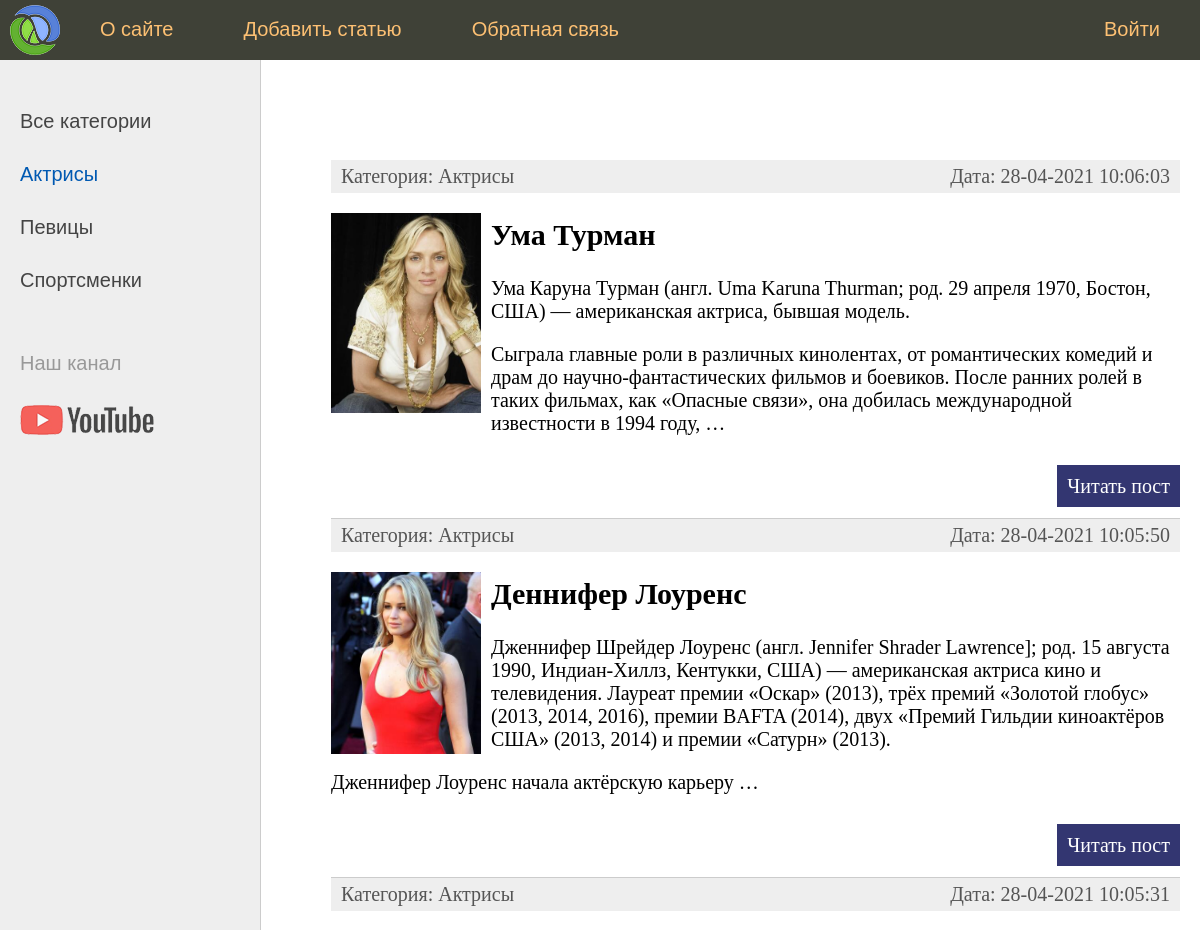
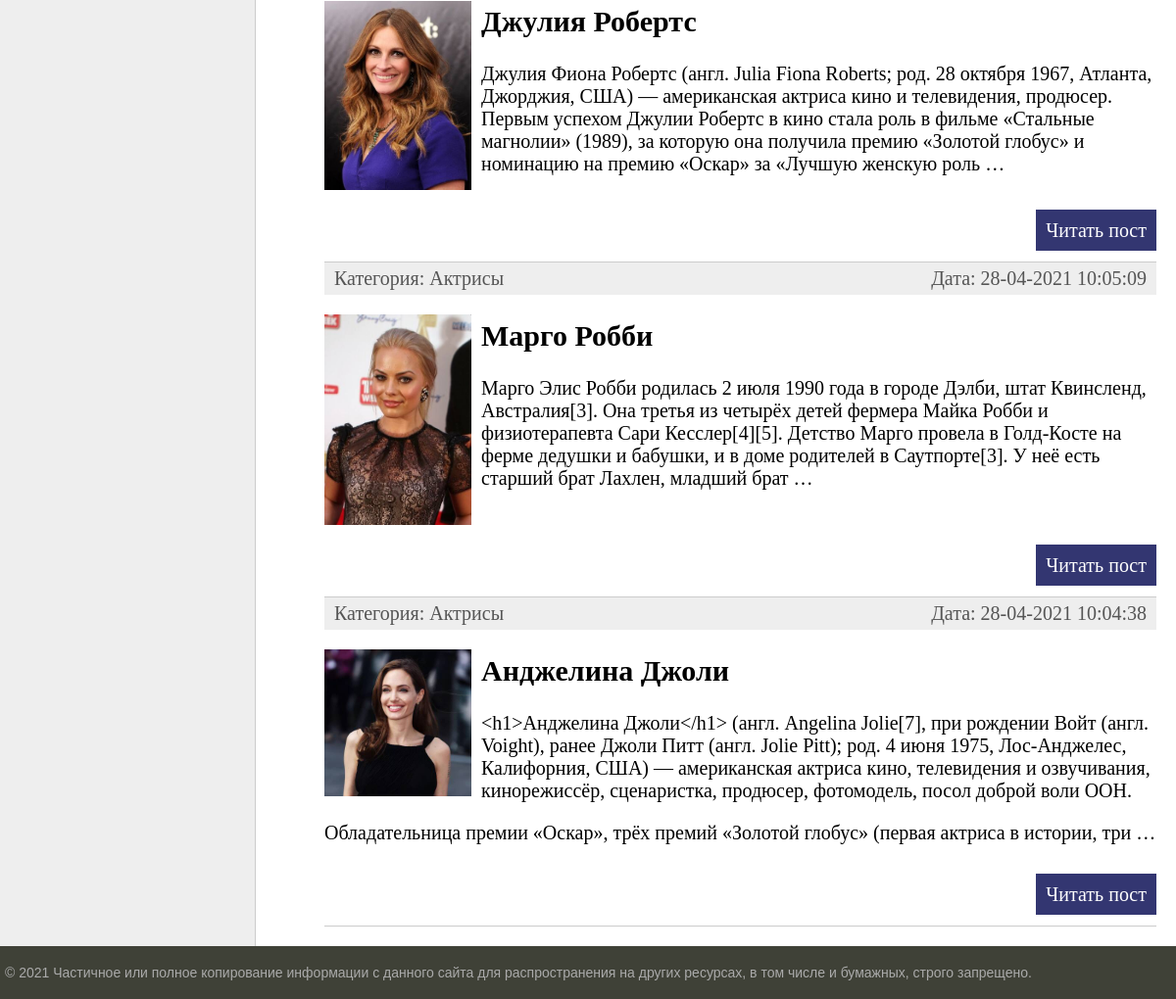
The page /categories/aktrisy/ (signed in) on the database its author committed (2 pictures, top to bottom).
### women/models.py (models this page shows, shortened)
class Category(models.Model):
    name = models.CharField(max_length=100, db_index=True, verbose_name="Категория")
    slug = models.SlugField(max_length=255, unique=True, db_index=True, verbose_name='URL')
    def __str__(self):
        return self.name
    def get_absolute_url(self):
        return reverse('category', kwargs={'cat_slug': self.slug})
    class Meta:
        verbose_name = 'Категория'
        verbose_name_plural = 'Категории'
        ordering = ['id']

class Women(models.Model):
    title = models.CharField(max_length=255, verbose_name="Заголовок")
    slug = models.SlugField(max_length=255, unique=True, db_index=True, verbose_name='URL')
    content = models.TextField(blank=True, verbose_name="Текст статьи")
    photo = models.ImageField(upload_to="photos/%Y/%m/%d/", verbose_name="Фото")
    time_create = models.DateTimeField(auto_now_add=True, verbose_name="Время создания")
    time_update = models.DateTimeField(auto_now=True, verbose_name="Время изменения")
    is_published = models.BooleanField(default=True, verbose_name="Публикация")
    cat = models.ForeignKey('Category', on_delete=models.PROTECT, verbose_name="Категории")
    def get_absolute_url(self):
        return reverse('post', kwargs={'post_slug': self.slug})
    class Meta:
        verbose_name = 'Известные женщины'
        verbose_name_plural = 'Известные женщины'
        ordering = ['-time_create', 'title']

### women/views.py (the view)
# urls.py: path('categories/<slug:cat_slug>/', WomenCategory.as_view(), name='category'),
class WomenCategory(DataMixin, ListView):
    model = Women
    template_name = 'women/index.html'
    context_object_name = 'posts'
    allow_empty = False
    def get_context_data(self, *, object_list=None, **kwargs):
        context = super().get_context_data(**kwargs)
        c_def = self.get_user_context(title='Категория - ' + str(context['posts'][0].cat),
                                      cat_selected=context['posts'][0].cat_id)
        return {**context, **c_def}
    def get_queryset(self):
        return Women.objects.filter(cat__slug=self.kwargs['cat_slug'], is_published=True)

### women/utils.py (called while the page is built)
    def get_user_context(self, **kwargs):
        context = kwargs
        cats = Category.objects.annotate(Count('women'))
        user_menu = menu.copy()
        if not self.request.user.is_authenticated:
            user_menu.pop(1)
        context['menu'] = user_menu
        context['cats'] = cats
        if 'cat_selected' not in context:
            context['cat_selected'] = 0
        return context

### women/templates/women/index.html (shortened to what this page needs)
{% extends 'women/base.html' %}
{% block content %}
<ul class="list-articles">
    {% for p in posts %}
    <li>
        <div class="article-panel">
            <p class="first">Категория: {{p.cat}}</p>
            <p class="last">Дата: {{p.time_update|date:"d-m-Y H:i:s"}}</p>
        </div>
        {% if p.photo %}
            <p><img class="img-article-left thumb" src="{{p.photo.url}}"></p>
        {% endif %}
        <h2>{{p.title}}</h2>
        {% autoescape on %}
            {{p.content|linebreaks|truncatewords:50}}
        {% endautoescape %}
        <p class="link-read-post"><a href="{{ p.get_absolute_url }}">Читать пост</a></p>
    </li>
    {% endfor %}
</ul>
{% endblock %}

### women/templates/women/base.html (shortened to what this page needs)
{% load static %}
{% load women_tags %}
<!DOCTYPE html>
<html>
<head>
	<link type="text/css" href="{% static 'women/css/styles.css' %}" rel="stylesheet" />
</head>
<body>
<table class="table-page" border=0 cellpadding="0" cellspacing="0">
<tr><td valign=top>
{% block mainmenu %}
		<div class="header">
			<ul id="mainmenu" class="mainmenu">
			<li class="logo"><a href="{% url 'home' %}"><div class="logo"></div></a></li>
{% for m in menu %}
	{% if not forloop.last %}
			<li><a href="{% url m.url_name %}">{{m.title}}</a></li>
	{% else %}
			<li class="last"><a href="{% url m.url_name %}">{{m.title}}</a></li>
	{% endif %}
{% endfor %}
			</ul>
		</div>
{% endblock mainmenu %}
<table class="table-content" border=0 cellpadding="0" cellspacing="0">
<tr>
	<td valign="top" class="left-chapters">
	<ul id="leftchapters">
{% if cat_selected == 0 %}
		<li class="selected">Все категории</li>
{% else %}
		<li><a href="{% url 'home' %}">Все категории</a></li>
{% endif %}
{% for c in cats %}
{% if c.women__count > 0 %}
	{% if c.pk == cat_selected %}
		<li class="selected">{{c.name}}</li>
	{% else %}
		<li><a href="{{ c.get_absolute_url }}"> {{ c.name }}</a></li>
	{% endif %}
{% endif %}
{% endfor %}
		<li class="share">
		<p>Наш канал</p>
		<a class="share-yt" href="https://www.youtube.com/channel/UClJzWfGWuGJL2t-3dYKcHTA/playlists" target="_blank" rel="nofollow"></a>
		</li>
	</ul>
</td>
<td valign="top" class="content">
	<div class="content-text">
{% block content %}
{% endblock %}
	</div>
</td></tr></table>
</td></tr>
<tr><td valign=top>
	<div id="footer">
		<p>&copy; 2021 Частичное или полное копирование информации с данного сайта для распространения на других ресурсах, в том числе и бумажных, строго запрещено.</p>
	</div>
</td></tr></table>
</body>
</html>

### women/static/women/css/styles.css (style rules this page uses)
html, body { font-family: 'Arial'; margin: 0; padding: 0; height: 100%; width: 100%; color: #444; }
a { color: #0059b2; text-decoration: none; }
img { max-width: 600px; height: auto; }
img.img-article-left { max-width: 300px; height: auto; float: left; padding: 0 10px 10px 0; }
img.img-article-left.thumb { max-width: 150px; height: auto; }
p.link-read-post { text-align: right; }
p.link-read-post a { padding: 10px; min-width: 100px; background: #333671; color: #fff; text-decoration: none; }
div.article-panel { background: #eee; padding: 5px 10px 5px 10px; box-sizing border-box; overflow: hidden; color: #555; }
div.article-panel p.first { margin: 0; float: left; }
div.article-panel p.last { margin: 0; float: right; }
ul.list-articles { list-style: none; margin: 0; padding: 0; }
ul.list-articles li { border-bottom: 1px solid #ccc; }
.table-page { width: 100%; height: 100%; vertical-align: top; }
.table-page tr { height: 100%; }
.header { background: #3F4137; height: 60px; }
.logo { background: url('../images/logo.png') no-repeat 10px 5px; width: 70px; height: 60px; }
ul.mainmenu { list-style: none; margin: 0; padding: 0; height: 60px; color: #fdc073; font-size: 20px; overflow: hidden; }
ul.mainmenu li { float: left; margin: 18px 40px 0 30px; }
ul.mainmenu li.logo { margin: 0; }
ul.mainmenu li.last { float: right; }
ul.mainmenu li a { color: #fdc073; text-decoration: none; }
.table-content { width: 100%; min-height: 100%; height: 100%; }
.left-chapters { margin: 0; background: #eee; border-right: 1px solid #ccc; min-height: 100%; }
.left-chapters ul { width: 230px; min-height: 100%; margin: 0; padding: 20px 10px 10px 20px; list-style: none; font-size: 20px; }
.left-chapters ul li { margin: 30px 0 0 0; color: #999; }
.left-chapters ul li.selected { color: #0059b2; }
.left-chapters ul li a { color: #444; text-decoration: none; }
.left-chapters ul li.share { margin: 60px 0 0 0; }
.left-chapters ul li.share p { margin: 30px 0 30px 0; }
.left-chapters ul li.share a { display: inline-block; width: 40px; height: 40px; margin: 0 20px 0 0; }
.left-chapters ul li.share a.share-yt { width: 100%; height: 30px; background: url('../images/share_yt.png') no-repeat 0 0 }
.content { padding: 40px 20px 20px 40px; width: 100%; box-sizing: border-box; }
.content-text { margin: 60px 0 0 30px; color: #000; font-size: 20px; font-family: Yandex Sans Display Light; }
#footer { box-sizing: border-box; background: #3F4137; padding: 5px; color: #aaa; font-size: 14px; font-family: Verdana, Geneva, Arial, Helvetica; text-align: left; overflow: hidden; }

### rows shown on the page
Category: name "Актрисы"
Category: name "Певицы"
Category: name "Спортсменки"
Women: cat "Актрисы", time_update "28-04-2021 10:06:03", photo (picture), title "Ума Турман", content "Ума Каруна Турман (англ. Uma Karuna Thurman; род. 29 апреля 1970, Бостон, США) — американская актриса, бывшая модель. Сыграла главные роли в различных кинолентах, от романтических комедий и драм до научно-фантастических фильмов и боевиков. После ранних ролей в таких фильмах, как «Опасные связи», она добилась международной известности в 1994 году, …"
Women: cat "Актрисы", time_update "28-04-2021 10:05:50", photo (picture), title "Деннифер Лоуренс", content "Дженнифер Шрейдер Лоуренс (англ. Jennifer Shrader Lawrence]; род. 15 августа 1990, Индиан-Хиллз, Кентукки, США) — американская актриса кино и телевидения. Лауреат премии «Оскар» (2013), трёх премий «Золотой глобус» (2013, 2014, 2016), премии BAFTA (2014), двух «Премий Гильдии киноактёров США» (2013, 2014) и премии «Сатурн» (2013). Дженнифер Лоуренс начала актёрскую карьеру …"
Women: cat "Актрисы", time_update "28-04-2021 10:05:31", photo (picture), title "Джулия Робертс", content "Джулия Фиона Робертс (англ. Julia Fiona Roberts; род. 28 октября 1967, Атланта, Джорджия, США) — американская актриса кино и телевидения, продюсер. Первым успехом Джулии Робертс в кино стала роль в фильме «Стальные магнолии» (1989), за которую она получила премию «Золотой глобус» и номинацию на премию «Оскар» за «Лучшую женскую роль …"
Women: cat "Актрисы", time_update "28-04-2021 10:05:09", photo (picture), title "Марго Робби", content "Марго Элис Робби родилась 2 июля 1990 года в городе Дэлби, штат Квинсленд, Австралия[3]. Она третья из четырёх детей фермера Майка Робби и физиотерапевта Сари Кесслер[4][5]. Детство Марго провела в Голд-Косте на ферме дедушки и бабушки, и в доме родителей в Саутпорте[3]. У неё есть старший брат Лахлен, младший брат …"
Women: cat "Актрисы", time_update "28-04-2021 10:04:38", photo (picture), title "Анджелина Джоли", content "<h1>Анджелина Джоли</h1> (англ. Angelina Jolie[7], при рождении Войт (англ. Voight), ранее Джоли Питт (англ. Jolie Pitt); род. 4 июня 1975, Лос-Анджелес, Калифорния, США) — американская актриса кино, телевидения и озвучивания, кинорежиссёр, сценаристка, продюсер, фотомодель, посол доброй воли ООН. Обладательница премии «Оскар», трёх премий «Золотой глобус» (первая актриса в истории, три …"

### other values the page prints
{{ m.title }} "О сайте" "Добавить статью" "Обратная связь"
{{ m.title }} "Войти"
